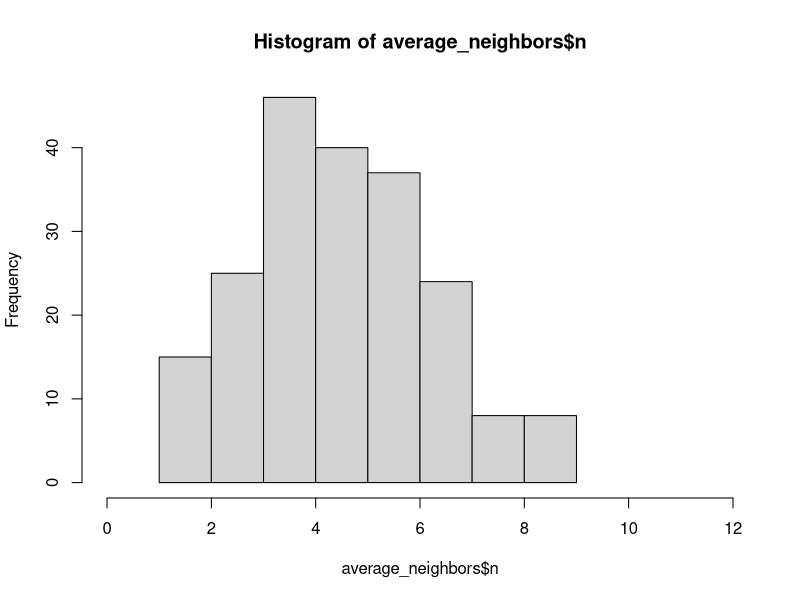
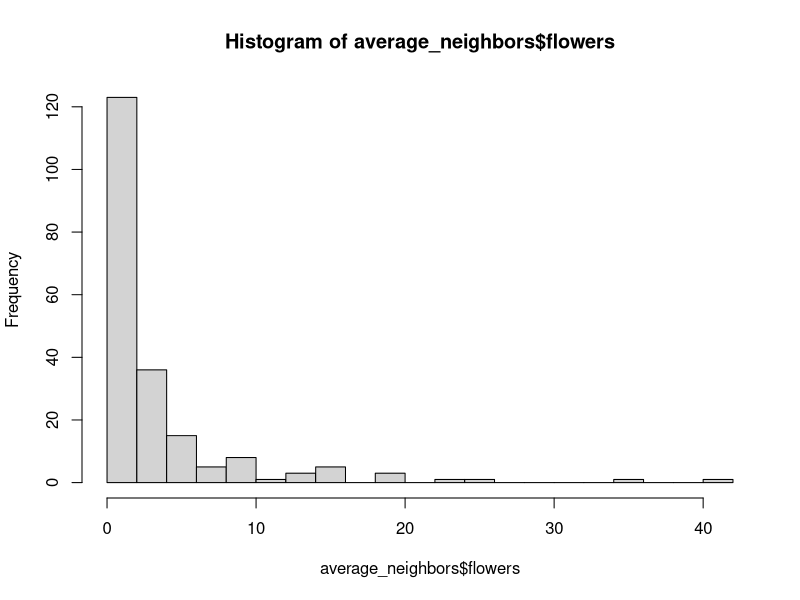
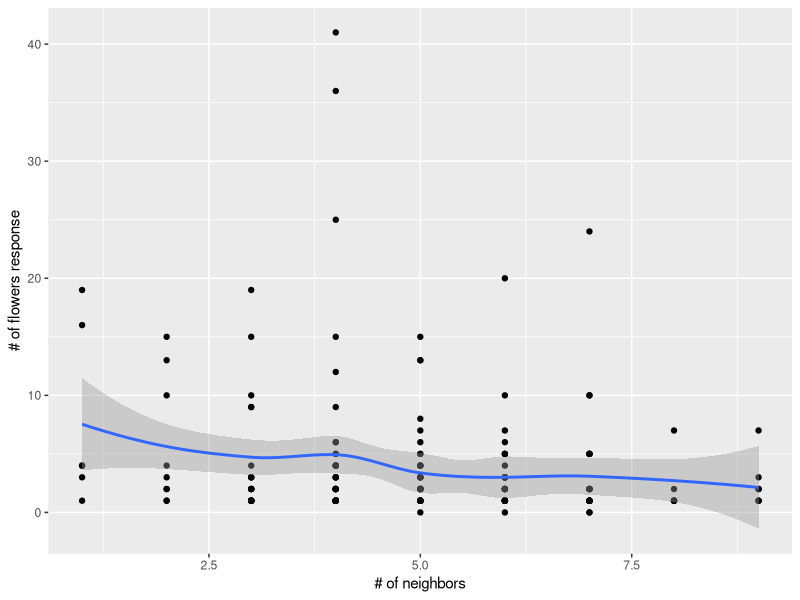
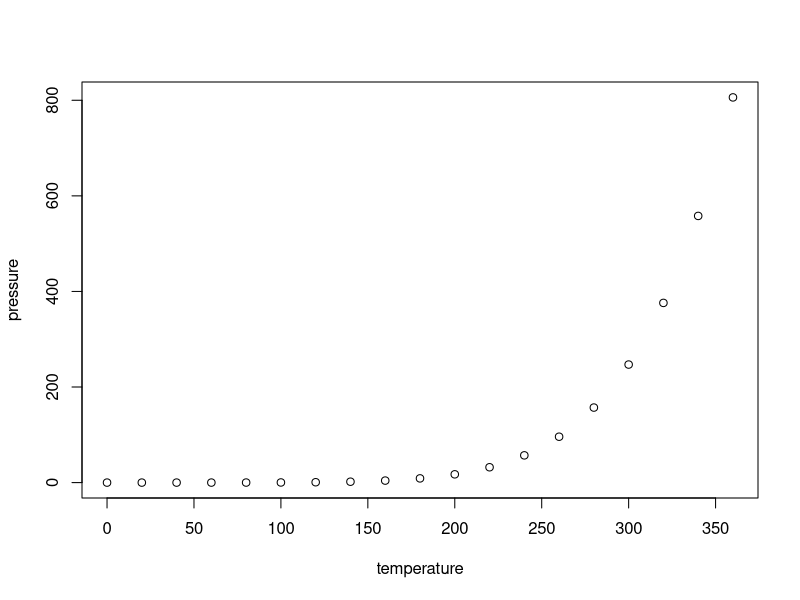

Write the R code that produced these figures, in order.
## ---- chunk 1
library(tidyverse)
library(lubridate)

prairie <- read.csv("prairie raw data 2.csv")

## ---- chunk 2
head(prairie)
summary(prairie)

sapply(prairie, function(x) length(unique(x)))

##should I merge site & plant ID??

average_neighbors <- prairie %>%
  pivot_longer(c(ACHMIL:Vulpia.sp), names_to = "neighbor.sp", values_to = "count") %>%
  filter(count != 0) %>%
  group_by(site, plantID, species, flowers) %>%
  tally()

hist(average_neighbors$n, breaks = 10, xlim = c(0,12))
hist(average_neighbors$flowers, breaks = 16)

## didn't use
#data$new <- rowSums( data[,43:167] )
#prairie$row_sum <- rowSums(prairie[ , c(7:50)], na.rm=TRUE)

ggplot(average_neighbors, aes(x=n, y=flowers)) + geom_point() + geom_smooth() + labs(x="# of neighbors", y="# of flowers response")


  
## ---- chunk 3
plot(pressure)
